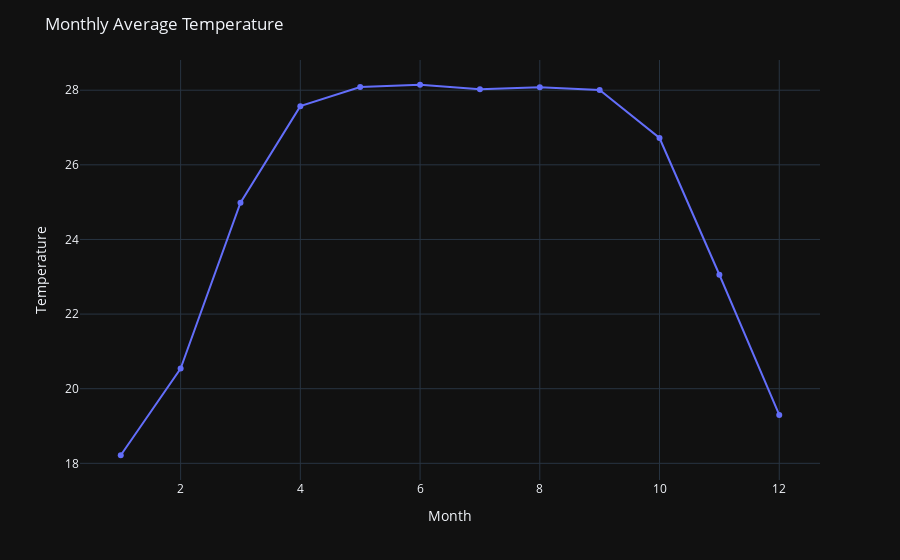

The notebook cell saved with this chart:
### Code cell
import plotly.express as px

monthly_avg_temp= ff.groupby("Month")['tem'].mean()
fig = px.line(x=monthly_avg_temp.index, y=monthly_avg_temp.values, markers=True)
fig.update_layout(title="Monthly Average Temperature",xaxis_title="Month",yaxis_title="Temperature",template="plotly_dark")

fig.show()

### Figure 1 — Plotly figure (JSON) as saved in the notebook; plotly's stock layout.template omitted (floating-point values rounded to 4 significant figures)
{"data": [{"hovertemplate": "x=%{x}<br>y=%{y}<extra></extra>", "legendgroup": "", "line": {"color": "#636efa", "dash": "solid"}, "marker": {"symbol": "circle"}, "mode": "lines+markers", "name": "", "orientation": "v", "showlegend": false, "type": "scatter", "x": [1, 2, 3, 4, 5, 6, 7, 8, 9, 10, 11, 12], "xaxis": "x", "y": [18.22, 20.54, 24.99, 27.57, 28.09, 28.15, 28.03, 28.08, 28.01, 26.72, 23.05, 19.3], "yaxis": "y"}], "layout": {"legend": {"tracegroupgap": 0}, "margin": {"t": 60}, "title": {"text": "Monthly Average Temperature"}, "xaxis": {"anchor": "y", "domain": [0, 1], "title": {"text": "Month"}}, "yaxis": {"anchor": "x", "domain": [0, 1], "title": {"text": "Temperature"}}}}
